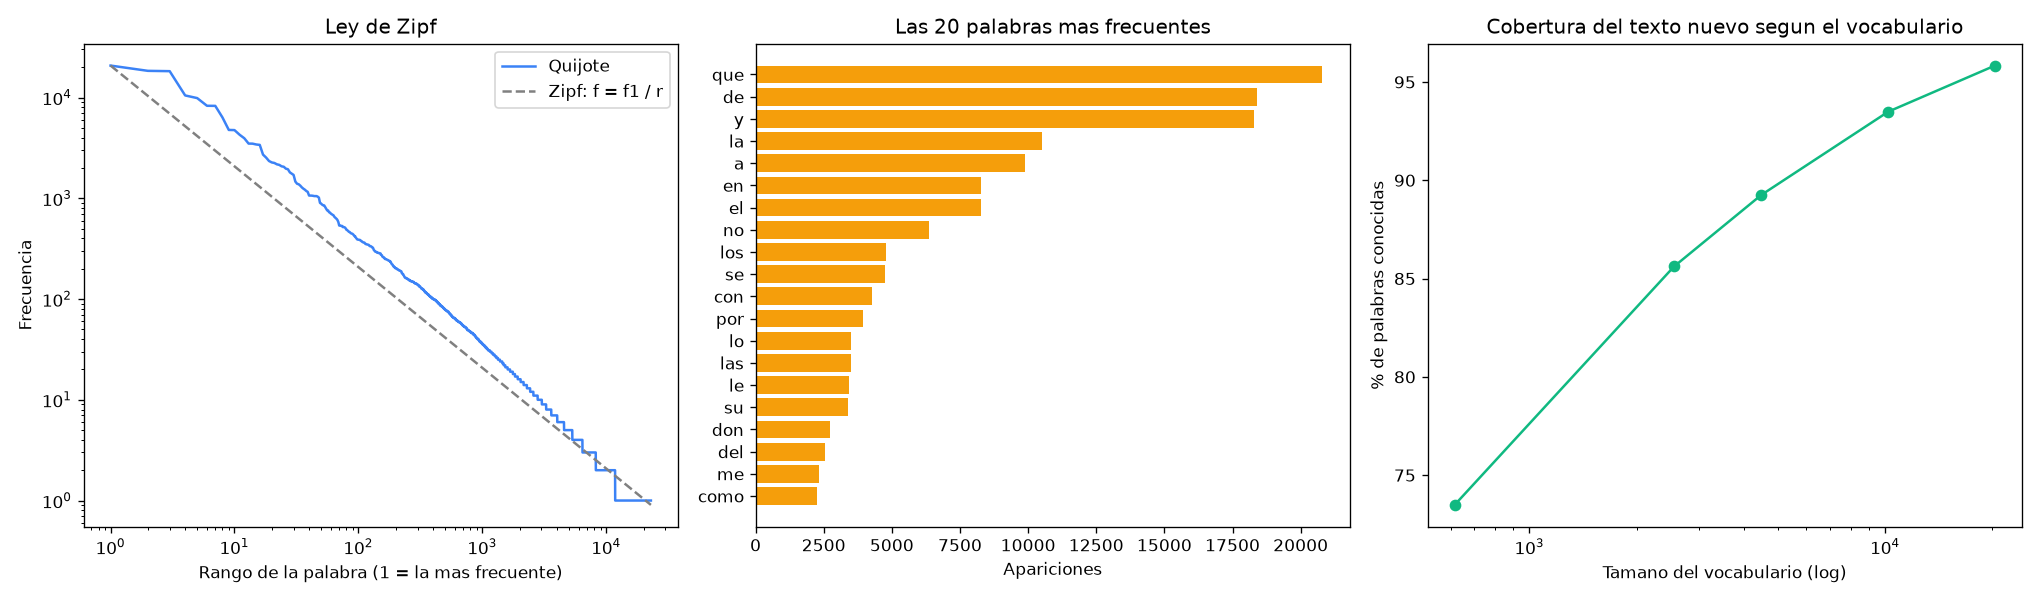

Write the Python code that produced this figure.
"""
LECCION 3.1 - DEL TEXTO A LOS NUMEROS
=====================================

Objetivo: convertir texto en algo que un programa pueda procesar.

Todas las redes del modulo 1 recibian numeros: coordenadas (x1, x2) o
pixeles. Un texto es una cadena de caracteres. Antes de cualquier modelo
de lenguaje hay que decidir:
  1. NORMALIZAR: que diferencias ignorar (mayusculas, tildes...)
  2. TOKENIZAR: en que unidades partir el texto (palabras, aqui)
  3. VOCABULARIO: que tokens conocemos y que numero le toca a cada uno

Usamos "Don Quijote de la Mancha" (unas 380 000 palabras). La primera
vez se descarga a data/.
"""

from collections import Counter
import re
import unicodedata

import matplotlib.pyplot as plt
import numpy as np

from corpus_es import cargar_quijote


# ============================================================
# PARTE 1: EL TEXTO CRUDO
# ============================================================

texto = cargar_quijote()
print(f"Caracteres: {len(texto):,}")
comienzo = texto.index("En un lugar de la Mancha")       # el comienzo de la novela
print(f"Los 300 caracteres del comienzo:\n{texto[comienzo:comienzo + 300]}\n")


# ============================================================
# PARTE 2: NORMALIZAR
# ============================================================
# "En", "en" y "EN" son la misma palabra para casi cualquier tarea.
# Pasar todo a minusculas reduce el vocabulario sin perder casi nada.
# Quitar tildes es una decision mas discutible: une "esta" y "esta",
# pero tambien "el" (articulo) y "el" (pronombre). Lo hacemos opcional.

def quitar_tildes(texto):
    # NFD separa cada letra de su tilde ("a" + "´"); despues se descartan las marcas
    descompuesto = unicodedata.normalize("NFD", texto)
    return "".join(ch for ch in descompuesto if unicodedata.category(ch) != "Mn")


def normalizar(texto, sin_tildes=False):
    texto = texto.lower()
    return quitar_tildes(texto) if sin_tildes else texto


# ============================================================
# PARTE 3: TOKENIZAR
# ============================================================
# Opcion ingenua: separar por espacios. Problema: la puntuacion queda
# pegada ("mancha," y "mancha" serian palabras distintas).
# Opcion mejor: una expresion regular que tome secuencias de letras.

ejemplo = "En un lugar de la Mancha, de cuyo nombre no quiero acordarme, no ha mucho tiempo..."
print("split():  ", normalizar(ejemplo).split())
TOKEN = re.compile(r"[a-záéíóúüñ]+")
print("regex:    ", TOKEN.findall(normalizar(ejemplo)))


def tokenizar(texto, sin_tildes=False):
    return TOKEN.findall(normalizar(texto, sin_tildes))


tokens = tokenizar(texto)
print(f"\nTokens (palabras) en el Quijote: {len(tokens):,}")


# ============================================================
# PARTE 4: VOCABULARIO
# ============================================================
# Counter cuenta cuantas veces aparece cada token. El vocabulario asigna
# un numero entero a cada palabra distinta: ese numero es lo que vera
# un modelo. Las palabras raras se agrupan en un token especial <UNK>
# (desconocida) para no tener un vocabulario enorme.

frecuencias = Counter(tokens)
print(f"Palabras distintas: {len(frecuencias):,}")
print("Las 10 mas frecuentes:", frecuencias.most_common(10))


def construir_vocabulario(frecuencias, minimo=1):
    vocab = {"<UNK>": 0}
    for palabra, n in frecuencias.most_common():
        if n >= minimo:
            vocab[palabra] = len(vocab)
    return vocab


def codificar(tokens, vocab):
    return [vocab.get(t, vocab["<UNK>"]) for t in tokens]


def decodificar(indices, vocab):
    inverso = {i: p for p, i in vocab.items()}
    return [inverso[i] for i in indices]


vocab = construir_vocabulario(frecuencias, minimo=5)
frase = tokenizar("Sancho Panza era un labrador vecino suyo, hombre de bien")
codigos = codificar(frase, vocab)
print(f"\nVocabulario con palabras que aparecen 5 o mas veces: {len(vocab):,} entradas")
print(f"Frase:        {frase}")
print(f"Codificada:   {codigos}")
print(f"Decodificada: {decodificar(codigos, vocab)}")

sin_tildes = Counter(tokenizar(texto, sin_tildes=True))
print(f"\nPalabras distintas con tildes: {len(frecuencias):,} | sin tildes: {len(sin_tildes):,}")


# ============================================================
# PARTE 5: LA LEY DE ZIPF
# ============================================================
# Si se ordenan las palabras por frecuencia, la frecuencia de la palabra
# en el puesto r es aproximadamente proporcional a 1/r. Pocas palabras
# aparecen muchisimo y muchisimas aparecen muy poco.

conteos = np.array(sorted(frecuencias.values(), reverse=True))
rangos = np.arange(1, len(conteos) + 1)
pendiente = np.polyfit(np.log(rangos[:1000]), np.log(conteos[:1000]), 1)[0]
una_vez = np.sum(conteos == 1)
print(f"\nPendiente en escala log-log (primeras 1000): {pendiente:.2f}  (Zipf ideal: -1)")
print(f"Palabras que aparecen una sola vez: {una_vez:,} ({una_vez / len(conteos):.0%} del vocabulario)")
print(f"Las 100 palabras mas frecuentes cubren el {conteos[:100].sum() / conteos.sum():.0%} del texto")


# ============================================================
# PARTE 6: PALABRAS DESCONOCIDAS EN TEXTO NUEVO
# ============================================================
# Construimos el vocabulario con el primer 80% del libro y medimos cuantas
# palabras del 20% final no conoce: es lo que le pasa a un modelo con
# texto que no vio al entrenar (como el test de la leccion 1.4).

corte = int(len(tokens) * 0.8)
frec_train = Counter(tokens[:corte])
prueba = tokens[corte:]
print("\n--- Cobertura del vocabulario en el 20% final del libro ---")
cobertura = []
for minimo in [1, 2, 5, 10, 50]:
    v = construir_vocabulario(frec_train, minimo)
    desconocidas = sum(1 for t in prueba if t not in v)
    cobertura.append((len(v), 1 - desconocidas / len(prueba)))
    print(f"minimo={minimo:<3} | vocabulario={len(v):6,} | palabras desconocidas: {desconocidas / len(prueba):.1%}")


# ============================================================
# PARTE 7: VISUALIZACION
# ============================================================

fig, (ax1, ax2, ax3) = plt.subplots(1, 3, figsize=(17, 5))

ax1.loglog(rangos, conteos, color="#3B82F6", label="Quijote")
ax1.loglog(rangos, conteos[0] / rangos, color="gray", linestyle="--", label="Zipf: f = f1 / r")
ax1.set_title("Ley de Zipf")
ax1.set_xlabel("Rango de la palabra (1 = la mas frecuente)")
ax1.set_ylabel("Frecuencia")
ax1.legend()

top = frecuencias.most_common(20)
ax2.barh([p for p, _ in top][::-1], [n for _, n in top][::-1], color="#F59E0B")
ax2.set_title("Las 20 palabras mas frecuentes")
ax2.set_xlabel("Apariciones")

ax3.plot([v for v, _ in cobertura], [c * 100 for _, c in cobertura], marker="o", color="#10B981")
ax3.set_xscale("log")
ax3.set_title("Cobertura del texto nuevo segun el vocabulario")
ax3.set_xlabel("Tamano del vocabulario (log)")
ax3.set_ylabel("% de palabras conocidas")

plt.tight_layout()
plt.savefig("13_pln_tokenizacion.png", dpi=120)
print("\nGrafico guardado en: 13_pln_tokenizacion.png")
print("Abriendo ventana con el grafico... (cerrala para que el script termine)")
plt.show()


# ============================================================
# CONCEPTOS CLAVE
# ============================================================
print("""
CONCEPTOS CLAVE DE ESTA LECCION:
1. Normalizar decide que diferencias ignorar (mayusculas, tildes)
2. Tokenizar parte el texto en unidades; la puntuacion complica el split
3. Un vocabulario asigna un numero entero a cada token: eso ve el modelo
4. Ley de Zipf: pocas palabras son muy frecuentes y la mayoria son raras
5. Siempre habra palabras desconocidas en texto nuevo: hace falta <UNK>
   (o tokens mas chicos que la palabra, como en la leccion 4.4)

EXPERIMENTOS SUGERIDOS:
- Tokeniza con sin_tildes=True: que palabras distintas se fusionan?
- Cambia la regex para conservar los numeros: cuantos tokens nuevos hay?
- Calcula la ley de Zipf con las RESENAS de corpus_es.py: se cumple
  con tan poco texto?
""")
